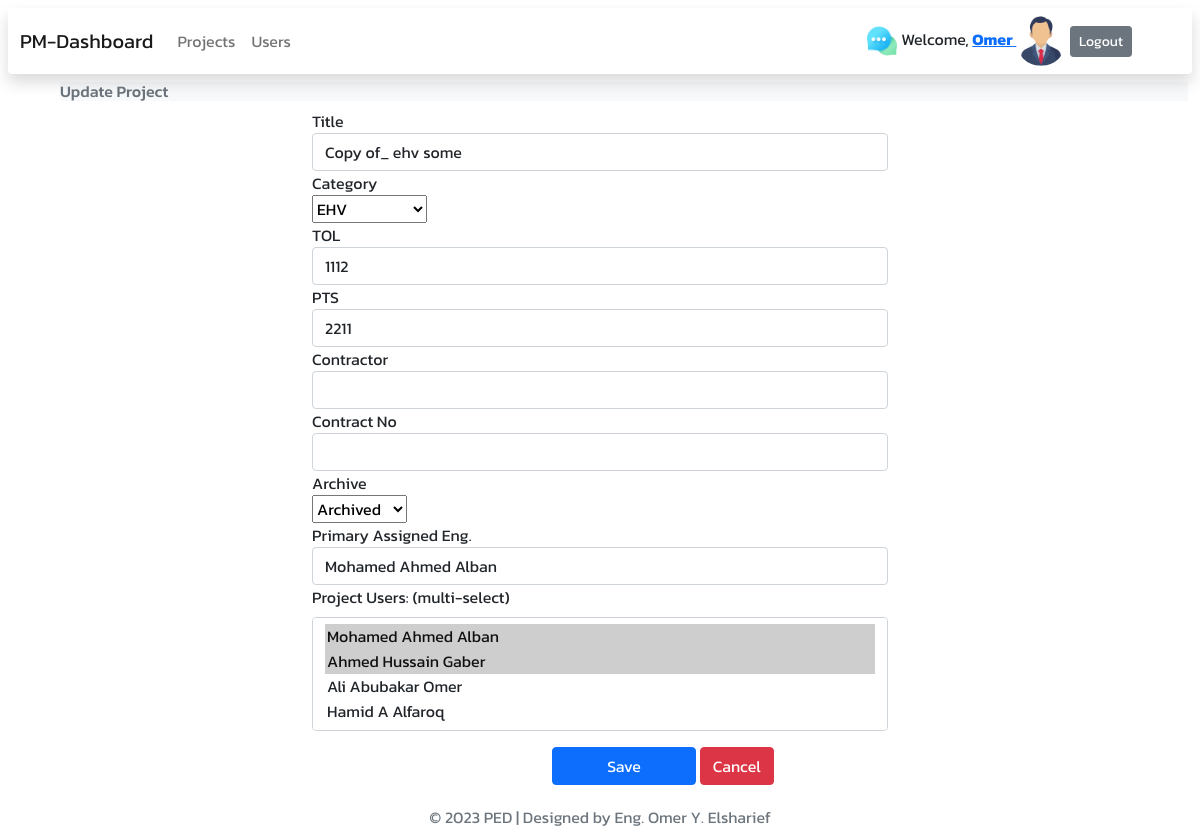
The app's page /projectupdate?id=109 (signed in) with its own data.
### tables this page shows
CREATE TABLE IF NOT EXISTS `projects` (
  `id` int NOT NULL AUTO_INCREMENT,
  `title` varchar(255) DEFAULT NULL,
  `cdate` datetime DEFAULT NULL,
  `tol` varchar(255) DEFAULT NULL,
  `pts` varchar(255) DEFAULT NULL,
  `contractor` varchar(255) DEFAULT NULL,
  `contractno` varchar(255) DEFAULT NULL,
  `category` varchar(255) DEFAULT NULL,
  `archived` varchar(255) DEFAULT NULL,
  `archivedate` datetime DEFAULT NULL,
  `author` varchar(255) DEFAULT NULL,
  `primaryassigneng` varchar(255) DEFAULT NULL,
  PRIMARY KEY (`id`),
  UNIQUE KEY `title` (`title`)
);

CREATE TABLE IF NOT EXISTS `users` (
  `id` int UNSIGNED NOT NULL AUTO_INCREMENT,
  `user` varchar(250) DEFAULT NULL,
  `password` varchar(255) NOT NULL,
  `role` varchar(255) DEFAULT NULL,
  `name` varchar(255) NOT NULL,
  `image` varchar(255) DEFAULT NULL,
  `email` varchar(255) NOT NULL,
  `division` varchar(255) DEFAULT NULL,
  `emptype` varchar(255) DEFAULT NULL,
  `approved` varchar(255) DEFAULT '1',
  `nationality` varchar(255) DEFAULT NULL,
  `joiningdate` date DEFAULT NULL,
  `gradyear` date DEFAULT NULL,
  `vacbalance` varchar(255) DEFAULT NULL,
  `online` int NOT NULL DEFAULT '0',
  `cdate` datetime DEFAULT NULL,
  PRIMARY KEY (`id`),
  UNIQUE KEY `user` (`user`)
);

### db.class.php (called while the page is built, shortened)
<?php
class Db
{
    private $host;
    private $username;
    private $password;
    private $database;
    public $connection;
    public function __construct($host, $username, $password, $database)
    {
        $this->host = $host;
        $this->username = $username;
        $this->password = $password;
        $this->database = $database;
    }
    private function connect()
    {
        $this->connection = new mysqli($this->host, $this->username, $this->password, $this->database);
    }
    public function read($table, $condition = '', $params = array(), $limit = null, $offset = null, $orderby = null)
    {
        $sql = "SELECT * FROM $table";
        if (!empty($condition)) {
            $sql .= " WHERE $condition";
        }
        if (!empty($orderby)) {
            $sql .= " ORDER BY $orderby DESC";
        }
        $statement = $this->connection->prepare($sql);
        if (!empty($params)) {
            $statement->bind_param(str_repeat("s", count($params)), ...$params);
        }
        $statement->execute();
        $result = $statement->get_result();
        $rows = array();
        while ($row = $result->fetch_assoc()) {
            $rows[] = $row;
        }
        return $rows;
    }
}

### validate.class.php (called while the page is built, shortened)
<?php
class validate
{
    public function str($value)
    {
        return htmlspecialchars(trim($value));
    }
}

### controllers/projects/updateproject.php (called while the page is built, shortened)
<?php
require 'views/projects/update.view.php';

### index.php (called while the page is built, shortened)
<?php
$router = new router();
$uri = parse_url($_SERVER['REQUEST_URI'])['path'];
$routes = include 'routes.php';
$router->route($uri, $routes);

### views/projects/update.view.php (the view, shortened to what this page needs)
<?php $base = __DIR__ . '/../'; ?>
<?php require($base . 'partials/head.php'); ?>
<?php require($base . 'partials/nav.php'); ?>
<?php require($base . 'partials/banner.php'); ?>
<?php
$db = new Db('localhost', 'root', 'root', 'projectsms');
$users = $db->read('users');
$val = new validate();
$id = array($val->str($_GET['id']));
$pusers = $db->read('projects_users', 'project_id=?', $id);
$rows = $db->read('projects', 'id=?', $id);
foreach ($rows as $row) {
?>
    <main>
        <div class="container w-50">
            <form action="projectedit" method="POST">
                <div class="form-group">
                    <label for="title">Title</label>
                    <input id="title" name="title" value="<?= $row['title']; ?>" type="text" required="required" class="form-control">
                </div>
                <div class="form-group">
                    <label for="category">Category</label>
                    <div>
                        <select id="category" name="category" required="required" class="custom-select">
                            <option value="EHV" <?= ($row['category'] == 'EHV') ? 'selected' : ''; ?>>EHV</option>
                        </select>
                    </div>
                </div>
                <div class="form-group">
                    <label for="tol">TOL</label>
                    <input id="tol" name="tol" type="text" value="<?= $row['tol']; ?>" required="required" class="form-control">
                </div>
                <div class="form-group">
                    <label for="pts">PTS</label>
                    <input id="pts" name="pts" type="text" value="<?= $row['pts']; ?>" class="form-control" required="required">
                </div>
                <div class="form-group">
                    <label for="contractor">Contractor</label>
                    <input id="contractor" name="contractor" type="text" value="<?= $row['contractor']; ?>" class="form-control">
                </div>
                <div class="form-group">
                    <label for="contractno">Contract No</label>
                    <input id="contractor" name="contractno" type="text" value="<?= $row['contractno']; ?>" class="form-control">
                </div>
                <div class="form-group">
                    <label for="archive">Archive</label>
                    <div>
                        <select id="archive" name="archive" required="required" class="custom-select">
                            <option value="1" <?php echo ($row['archived'] == '1') ? 'selected' : ''; ?>>Archived</option>
                        </select>
                    </div>
                </div>
                <div class="form-group">
                    <label for="primaryassigneng">Primary Assigned Eng.</label>
                    <select id="primaryassigneng" name="primaryassigneng" value="<?= $row['primaryassigneng']; ?>" class="form-control">
                        <?php foreach ($users as $user) { ?>
                            <option value="<?= $user['id'] ?>" <?= ' ' . $selectd = ($user['id'] == $row['primaryassigneng']) ? 'selected' : '' ?>>
                                <?= $user['name'] ?>
                            </option>
                        <?php } ?>
                    </select>
                </div>
                <div class="form-group">
                    <label for="user_ids[]" class="form-label">Project Users: (multi-select)</label>
                    <select multiple class="form-control" id="user_ids" name="user_ids[]" required>
                        <?php foreach ($users as $user) : ?>
                            <?php $isSelected = false; ?>
                            <?php foreach ($pusers as $puser) : ?>
                                <?php if ($user['id'] == $puser['userid']) {
                                    $isSelected = true;
                                    break;
                                } ?>
                            <?php endforeach; ?>
                            <option value="<?php echo $user['id']; ?>" <?php echo $isSelected ? 'selected' : ''; ?>>
                                <?php echo $user['name']; ?>
                            </option>
                        <?php endforeach; ?>
                    </select>
                </div>
                <div class="form-group">
                    <button name="submit" type="submit" class="btn btn-primary mt-3 w-25 offset-5">Save</button>
                    <a href="#" onclick="history.go(-1);" class="btn btn-danger mt-3 ">Cancel</a>
                </div>
            </form>
        <?php } ?>
        </div>
    </main>
    <?php require($base . 'partials/footer.php'); ?>

### views/css/style.css (style rules this page uses)
body { display:block !important; font-family: 'Kanit', sans-serif; }

### records on screen
projects: title "Copy of_ ehv some", category "EHV", tol "1112", pts "2211", archive "Archived", name "Mohamed Ahmed Alban ☑ / Ahmed Hussain Gaber ☑ / Ali Abubakar Omer / Hamid A Alfaroq"

### other values on screen
$firstname "Omer"
$heading "Update Project"
form field primaryassigneng "Mohamed Ahmed Alban"
